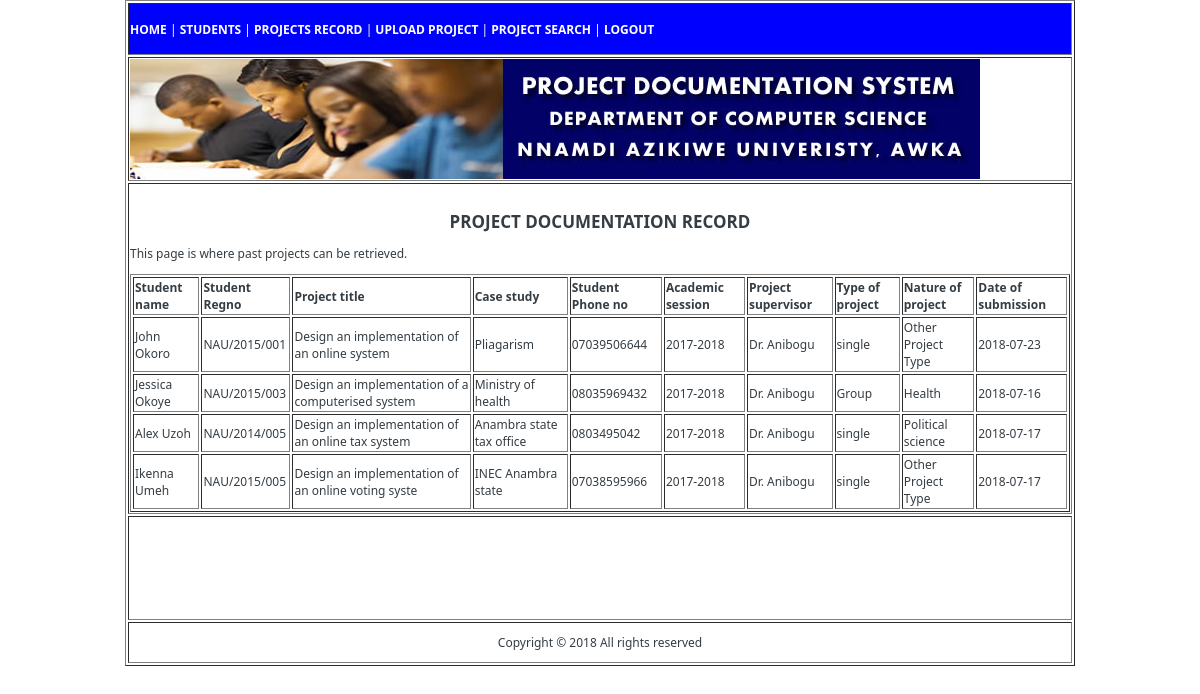
Page /past_projects.php on the committed database.
### tables this page shows
CREATE TABLE `project_management_tb` (
  `Student_name` varchar(50) NOT NULL,
  `Student_Regno` varchar(20) NOT NULL,
  `Project_title` varchar(50) NOT NULL,
  `Case_study` varchar(100) NOT NULL,
  `Student_Phone_no` varchar(20) NOT NULL,
  `Academic_session` varchar(20) NOT NULL,
  `Project_supervisor` varchar(50) NOT NULL,
  `Type_of_project` varchar(20) NOT NULL,
  `Nature_of_project` varchar(20) NOT NULL,
  `Date_of_submission` varchar(20) NOT NULL
);

### past_projects.php (the view, shortened to what this page needs)
<?php
$maxRows_rsAll_projects_record = 50;
$pageNum_rsAll_projects_record = 0;
$startRow_rsAll_projects_record = $pageNum_rsAll_projects_record * $maxRows_rsAll_projects_record;
$query_rsAll_projects_record = "SELECT * FROM project_management_tb";
$query_limit_rsAll_projects_record = sprintf("%s LIMIT %d, %d", $query_rsAll_projects_record, $startRow_rsAll_projects_record, $maxRows_rsAll_projects_record);
$rsAll_projects_record = mysql_query($query_limit_rsAll_projects_record, $student_projectdb) or die(mysql_error());
$row_rsAll_projects_record = mysql_fetch_assoc($rsAll_projects_record);
?>
<!DOCTYPE html PUBLIC "-//W3C//DTD XHTML 1.0 Transitional//EN" "http://www.w3.org/TR/xhtml1/DTD/xhtml1-transitional.dtd">
<html xmlns="http://www.w3.org/1999/xhtml">
<head>
</head>
<body bgcolor="#FFFFFF">
<div align="center">
  <table width="950" height="518" border="1" bgcolor="#FFFFFF">
    <tr>
      <td height="48" colspan="2" bgcolor="#0000FF"><a href="home.php">HOME</a> <span class="style3 style1">|</span> <a href="student.php">STUDENTS </a><span class="style3 style1">|</span><a href="past_projects.php"> PROJECTS RECORD </a> <span class="style3 style1">| </span><a href="upload.php">UPLOAD PROJECT </a> <span class="style3 style1">|</span> <a href="search.php">PROJECT SEARCH </a><span class="style3 style1"> | </span><a href="index.php">LOGOUT</a></td>
    </tr>
    <tr>
      <td colspan="2"><img src="banner.jpg" width="850" height="120" /></td>
    </tr>
    <tr>
      <td width="850" height="151" valign="top"><h1>PROJECT DOCUMENTATION RECORD </h1>
        <p>This page is where past projects can be retrieved. </p>        <form action="<?php echo $editFormAction; ?>" method="POST" name="form1" id="form1">
          <table border="1">
            <tr>
              <td><strong>Student name</strong></td>
              <td><strong>Student Regno</strong></td>
              <td><strong>Project title</strong></td>
              <td><strong>Case study</strong></td>
              <td><strong>Student Phone no</strong></td>
              <td><strong>Academic session</strong></td>
              <td><strong>Project supervisor</strong></td>
              <td><strong>Type of project</strong></td>
              <td><strong>Nature of project</strong></td>
              <td><strong>Date of submission</strong></td>
            </tr>
            <?php do { ?>
              <tr>
                <td><?php echo $row_rsAll_projects_record['Student_name']; ?></td>
                <td><?php echo $row_rsAll_projects_record['Student_Regno']; ?></td>
                <td><?php echo $row_rsAll_projects_record['Project_title']; ?></td>
                <td><?php echo $row_rsAll_projects_record['Case_study']; ?></td>
                <td><?php echo $row_rsAll_projects_record['Student_Phone_no']; ?></td>
                <td><?php echo $row_rsAll_projects_record['Academic_session']; ?></td>
                <td><?php echo $row_rsAll_projects_record['Project_supervisor']; ?></td>
                <td><?php echo $row_rsAll_projects_record['Type_of_project']; ?></td>
                <td><?php echo $row_rsAll_projects_record['Nature_of_project']; ?></td>
                <td><?php echo $row_rsAll_projects_record['Date_of_submission']; ?></td>
              </tr>
              <?php } while ($row_rsAll_projects_record = mysql_fetch_assoc($rsAll_projects_record)); ?>
          </table>
        </form></td>
    </tr>
    <tr>
      <td height="100" valign="top">
     </td>
    </tr>
    <tr>
      <td height="37" colspan="2"><div align="center">Copyright &copy; 2018 All rights reserved</div></td>
    </tr>
  </table>
</div>
</body>
</html>

### past_projects.php (style rules this page uses)
table { margin: auto; font-family: "Lucida Sans Unicode", "Lucida Grande", "Segoe Ui"; font-size: 12px; }
h1 { margin: 25px auto 0; text-align: center; text-transform: uppercase; font-size: 17px; }
table td { transition: all .5s; }
a:link { color: #FFFFFF; text-decoration: none; }
a { font-weight: bold; }
.style1 { color: #FFFFFF }

### rows in the picture
project_management_tb: Student_name "John Okoro", Student_Regno "NAU/2015/001", Project_title "Design an implementation of an online system", Case_study "Pliagarism", Student_Phone_no "07039506644", Academic_session "2017-2018", Project_supervisor "Dr. Anibogu", Type_of_project "single", Nature_of_project "Other Project Type", Date_of_submission "2018-07-23"
project_management_tb: Student_name "Jessica Okoye", Student_Regno "NAU/2015/003", Project_title "Design an implementation of a computerised system", Case_study "Ministry of health", Student_Phone_no "08035969432", Academic_session "2017-2018", Project_supervisor "Dr. Anibogu", Type_of_project "Group", Nature_of_project "Health", Date_of_submission "2018-07-16"
project_management_tb: Student_name "Alex Uzoh", Student_Regno "NAU/2014/005", Project_title "Design an implementation of an online tax system", Case_study "Anambra state tax office", Student_Phone_no "0803495042", Academic_session "2017-2018", Project_supervisor "Dr. Anibogu", Type_of_project "single", Nature_of_project "Political science", Date_of_submission "2018-07-17"
project_management_tb: Student_name "Ikenna Umeh", Student_Regno "NAU/2015/005", Project_title "Design an implementation of an online voting syste", Case_study "INEC Anambra state", Student_Phone_no "07038595966", Academic_session "2017-2018", Project_supervisor "Dr. Anibogu", Type_of_project "single", Nature_of_project "Other Project Type", Date_of_submission "2018-07-17"
